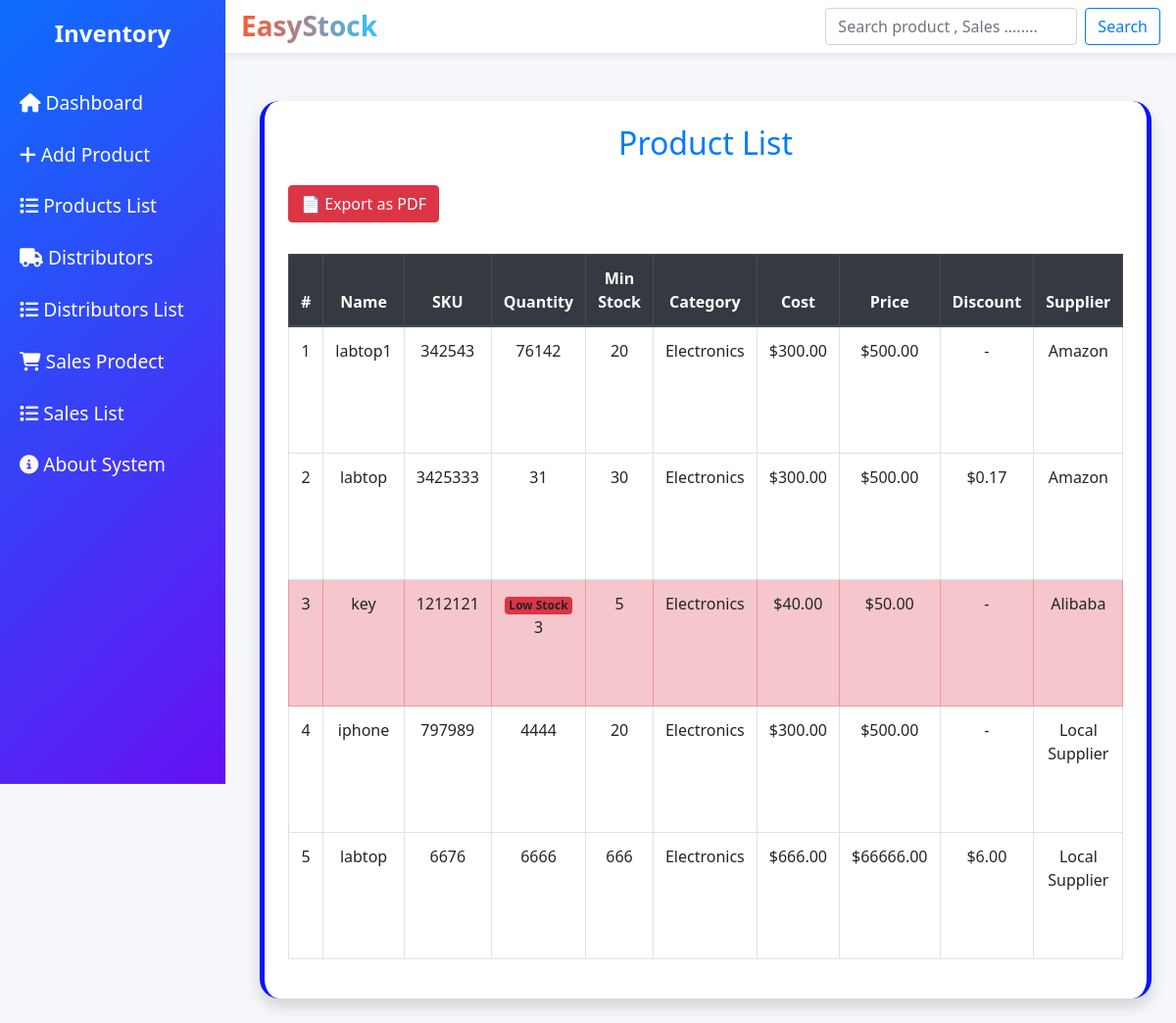
Page /product_list/ on the committed database.
### app_app/models.py (models this page shows, shortened)
class Product(models.Model):
    CATEGORY_CHOICES = [
        ('electronics', 'Electronics'),
        ('clothing', 'Clothing'),
        ('food', 'Food'),
        ('accessories', 'Accessories'),
    ]
    SUPPLIER_CHOICES = [
        ('amazon', 'Amazon'),
        ('alibaba', 'Alibaba'),
        ('local', 'Local Supplier'),
    ]
    name = models.CharField(max_length=255)
    sku = models.CharField(max_length=100, unique=True)
    quantity = models.PositiveIntegerField()  # المخزون الأساسي
    min_stock = models.PositiveIntegerField(null=True, blank=True)
    category = models.CharField(max_length=50, choices=CATEGORY_CHOICES)
    cost = models.DecimalField(max_digits=10, decimal_places=2)
    price = models.DecimalField(max_digits=10, decimal_places=2)
    discount = models.DecimalField(max_digits=10, decimal_places=2, null=True, blank=True)
    supplier = models.CharField(max_length=50, choices=SUPPLIER_CHOICES, null=True, blank=True)
    image = models.ImageField(upload_to='products/', null=True, blank=True)
    import_date = models.DateField(null=True, blank=True)
    size = models.CharField(max_length=100, null=True, blank=True)
    notes = models.TextField(null=True, blank=True)
    created_at = models.DateTimeField(auto_now_add=True)
    updated_at = models.DateTimeField(auto_now=True)

### app_app/views.py (the view, shortened to what this page needs)
# urls.py: path('product_list/', views.product_list, name='product_list'),
def product_list(request):
    query = request.GET.get('q', '')
    products = Product.objects.all()
    context={
        'products': products,
        'query': query,
    }
    return render(request,'pages/list/product_list.html',context)

### templates/pages/list/product_list.html (shortened to what this page needs)
{% extends "base.html" %}
{% block content %}
<div class="content container mt-4">
  <div class="card shadow p-4">
    <h2 class="mb-4 text-center text-primary">Product List</h2>
  <div class="mb-3">
  <a href="{% url 'export_products_pdf' %}" class="btn btn-danger mb-3">
  📄 Export as PDF
</a>
</div>
    <div class="table-responsive">
      <table class="table table-bordered table-hover text-center">
      <thead class="thead-dark">
      <tr>
        <th>#</th>
        <th>Name</th>
        <th>SKU</th>
        <th>Quantity</th>
        <th>Min Stock</th>
        <th>Category</th>
        <th>Cost</th>
        <th>Price</th>
        <th>Discount</th>
        <th>Supplier</th>
      </tr>
    </thead>
<tbody>
  {% for p in products %}
  <tr class="{% if p.quantity <= p.min_stock %}table-danger{% endif %}">
    <td>{{ forloop.counter }}</td>
    <td>{{ p.name }}</td>
    <td>{{ p.sku }}</td>
    <td>
      {% if p.quantity <= p.min_stock %}
      <span class="badge bg-danger">Low Stock</span><br>
      {{ p.quantity }}
      {% else %}
      {{ p.quantity }}
      {% endif %}
    </td>
    <td>{{ p.min_stock }}</td>
    <td>{{ p.get_category_display }}</td>
    <td>${{ p.cost }}</td>
    <td>${{ p.price }}</td>
    <td>
      {% if p.discount %}
        ${{ p.discount }}
      {% else %}
        -
      {% endif %}
    </td>
    <td>
      {% if p.supplier %}
        {{ p.get_supplier_display }}
      {% else %}
        -
      {% endif %}
    </td>
  </tr>
  {% endfor %}
</tbody>
  </table>
</div>
  </div>
</div>
{% endblock %}

### inventory/static/style.css (style rules this page uses)
body { margin: 0; background-color: #f5f7fa; font-family: 'Segoe UI', sans-serif; }
.content { margin-left: 230px; padding: 25px; }
.card { border-radius: 20px; border: none; box-shadow: 0 5px 15px rgba(0,0,0,0.06); transition: 0.4s; border-left:5px solid #0713ff; border-right:5px solid #0713ff; }
.content { margin-left: 240px; width: 80%; }

### rows in the picture
Product: name "labtop1", sku "342543", quantity "76142", min_stock "20", category "Electronics", cost "300.00", price "500.00", supplier "Amazon"
Product: name "labtop", sku "3425333", quantity "31", min_stock "30", category "Electronics", cost "300.00", price "500.00", discount "0.17", supplier "Amazon"
Product: name "key", sku "1212121", quantity "3", min_stock "5", category "Electronics", cost "40.00", price "50.00", supplier "Alibaba"
Product: name "iphone", sku "797989", quantity "4444", min_stock "20", category "Electronics", cost "300.00", price "500.00", supplier "Local Supplier"
Product: name "labtop", sku "6676", quantity "6666", min_stock "666", category "Electronics", cost "666.00", price "66666.00", discount "6.00", supplier "Local Supplier"
